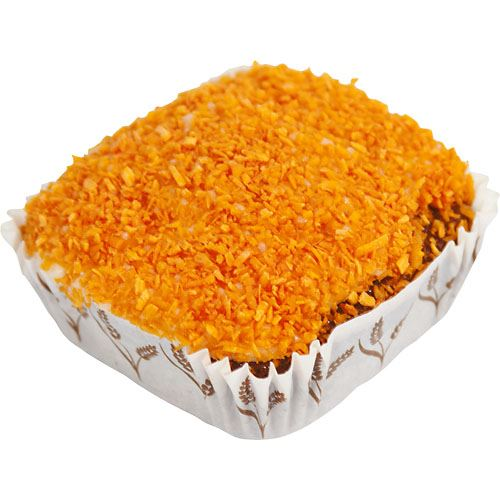
#> input picture morotskaka.jpg, 500 x 500 px
$ python ascii2.py
#> lines starting #> are read from the running program, lines starting #| are printed output that depends on the picture
import sys
from PIL import Image


# pass the image as command line argument
image_path = 'morotskaka.jpg'
img = Image.open(image_path)
#> img is the input picture: PIL image 500x500 RGB; mean R, G, B 239.4, 202.3, 159.7

# resize the image
width, height = img.size
#> width = 500; height = 500
aspect_ratio = height/width
#> aspect_ratio = 1
new_width = 120
new_height = aspect_ratio * new_width * 0.55
#> new_height = 66
img = img.resize((new_width, int(new_height)))
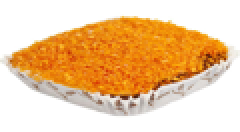
#> img: PIL image 120x66 RGB (shown 2 times larger); mean R, G, B 239.3, 202.2, 159.6
# new size of image
# print(img.size)

# convert image to greyscale format
img = img.convert('P')
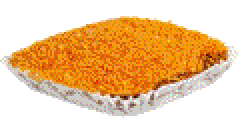
#> img: PIL image 120x66 P (shown 2 times larger); mean R, G, B 239.4, 202.3, 159.6
pixels = img.getdata()
#print(pixels)

# replace each pixel with a character from array
chars = ["B","S","#","&","@","$","%","*","!",":","."]
new_pixels = [chars[pixel//25] for pixel in pixels]
#> new_pixels = 7920 items, first 6: ':', ':', ':', ':', ':', ':'
#for pixel in pixels:
#    new_pixels = [chars[pixel//25]]
#print(new_pixels)
new_pixels = ''.join(new_pixels)

# split string of chars into multiple strings of length equal to new width and create a list
new_pixels_count = len(new_pixels)
#> new_pixels_count = 7920
ascii_image = [new_pixels[index:index + new_width] for index in range(0, new_pixels_count, new_width)]
#> ascii_image = 66 items
ascii_image = "\n".join(ascii_image)
print(ascii_image)
